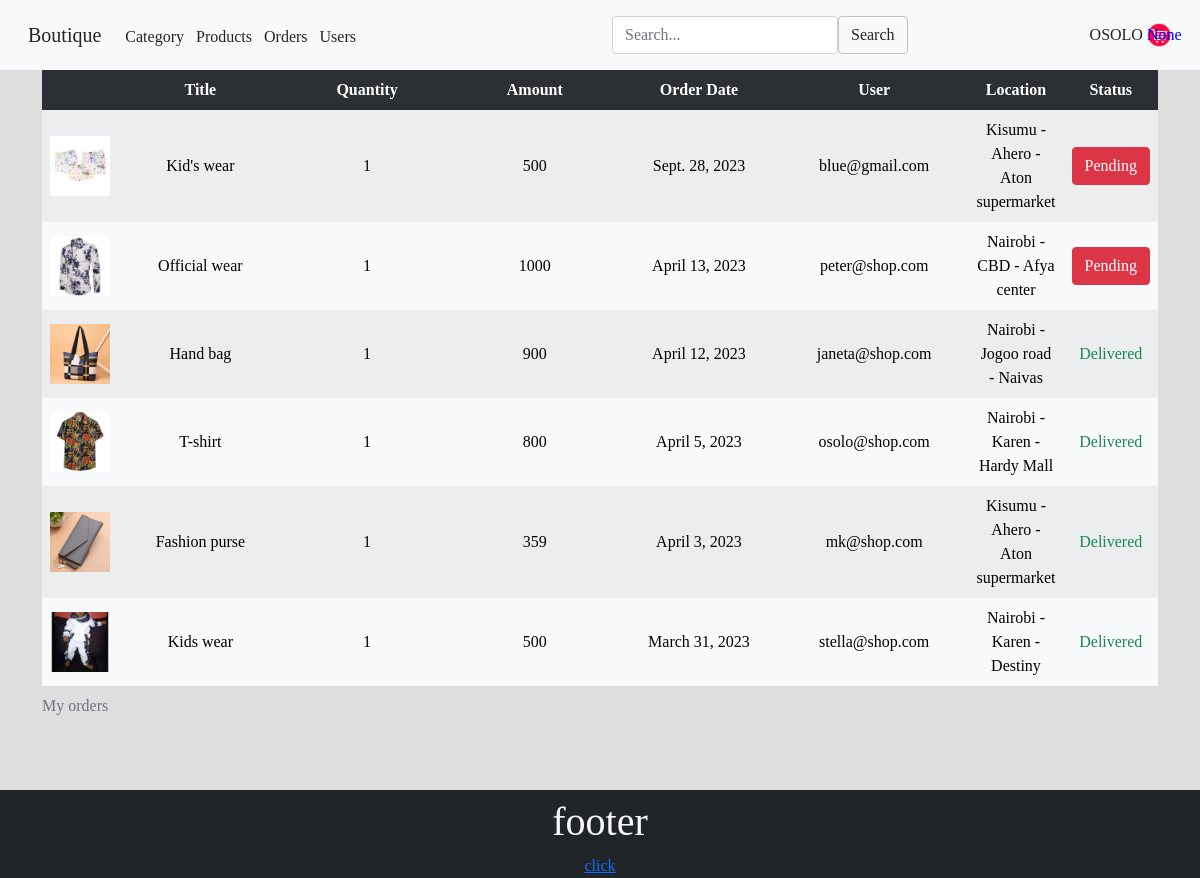
The app's page /orders (signed in) with its own data.
### boutique/models.py (models this page shows, shortened)
class Order(models.Model):
    user=models.CharField(max_length=100)
    location=models.ForeignKey(Locations,on_delete=models.CASCADE, null=True)
    item=models.ForeignKey(Item, on_delete=models.CASCADE , null=True)
    qty=models.IntegerField(default=1)
    price=models.IntegerField(null=True)
    date=models.DateTimeField(default=timezone.now)
    status=models.CharField(max_length=10, choices=TRUE_FALSE, default='False')

class Item(models.Model):
    title = models.CharField(max_length=100, unique=True)
    description = models.TextField(max_length=2000)
    img=models.ImageField(upload_to='uploads/')
    price=models.IntegerField(default=0)
    category=models.ManyToManyField(Category)
    trending=models.CharField(max_length=5, choices=TRUE_FALSE, null=True)
    available=models.IntegerField()
    offer=models.CharField(max_length=5, choices=TRUE_FALSE, default='False')
    outofstalk=models.CharField(max_length=5, choices=TRUE_FALSE,default="False")
    agegroup=models.CharField(max_length=200, choices=PREFERENCE, null=True, blank=True)
    size = models.TextField(max_length=10, choices=SIZE_CHOISE, null=True, blank=True)

class Locations(models.Model):
    id=models.AutoField(primary_key=True)
    city = models.CharField(max_length=100)
    area=models.CharField(max_length=100)
    shop=models.CharField(max_length=100)
    def __str__(self):
        return f"{self.city} - {self.area} - {self.shop}"
    class Meta:
        ordering=['city','area','shop']

### boutique/views.py (the view)
# urls.py: path('orders', views.orders, name='orders'),
def orders(request):
    if request.user.is_authenticated:
        name=request.user.username
        if request.user.is_superuser:
            data=Order.objects.all()
        else:
            data=Order.objects.filter(user=name)
        page_n=request.GET.get('page',1)
        p=Paginator(data,15)
        try:
            page=p.page(page_n)
        except EmptyPage:
            page=p.page(1)
        context={
            "order":page,
            "page":page_n,
            "orderby":order
        }
        return render(request, 'myorders.html',context)
    else:
        messages.info(request, 'Login to view your order')
        return redirect('/login?next=/orders')

### boutique/cart.py (called while the page is built)
def get_client_ip(request):
    x_forwarded_for = request.META.get('HTTP_X_FORWARDED_FOR')
    if x_forwarded_for:
        ip = x_forwarded_for.split(',')[0]
    else:
        ip = request.META.get('REMOTE_ADDR')
    return ip

def cart(request):
    ip=get_client_ip(request)
    if CartIp.objects.filter(ip=ip).exists():
        cartip=CartIp.objects.get(ip=ip).id
        cart=Cart.objects.filter(ip=cartip, checked="False").aggregate(Sum('qty'))['qty__sum']
        return {'atom':cart}
    else:
        cart=0
        return {'atom':cart}

### templates/myorders.html (shortened to what this page needs)
{% extends 'base.html' %}
{% load static %}
{% block items%}
<div class="container height-shop">
  <div class="table-responsive">
    <table class="table table-striped table-hover table-borderless table-dark align-middle">
        <thead class="table-light">
            <caption>My orders</caption>
            <tr>
                <th></th>
                <th>Title </th>
                <th>Quantity</th>
                <th>Amount</th>
                <th>Order Date</th>
                {%if user.is_superuser%}
                    <th>User</th>
                    <th>Location</th>
                    {%endif%}
                <th>Status</th>
            </tr>
            </thead>
            <tbody class="table-group-divider">
                {%for orders in order reversed%}
                <tr class="table-light" >
                    <td><img src="/media/{{orders.item.img}} " width="60px" height="60px" alt="{{orders.item.title}} "></td>
                    <td>{{orders.item.title}}</td>
                    <td>{{orders.qty}}</td>
                    <td>{{orders.price}}</td>
                    <td>{{orders.date.date}}</td>
                    {%if user.is_superuser%}
                    <td>{{orders.user}}</td>
                    <td>{{orders.location}}</td>
                    <td>{%if orders.status == 'True' %} <span class="text-success">Delivered</span>{%else%} <span class="text-success" id="{{orders.id}}"><a href="#{{orders.id}}" class="btn btn-danger text-decoration-none" onclick="delivered('{{orders.id}}')" >Pending</a> </span> {%endif%}</td>
                    {%else%}
                    <td>{%if orders.status == 'True' %} <span class="text-success">Delivered</span>{%else%} <span class="text-danger">Pending</span> {%endif%}</td>
                    {%endif%}
                </tr>
                {%endfor%}
            </tbody>
    </table>
  </div>
  <div class="container pt-5 row mx-auto">
</div>
</div>
{%endblock%}

### templates/base.html (shortened to what this page needs)
{% load static %}
<!DOCTYPE html>
<html lang="en">
<head>
    <link rel="stylesheet" href="{% static 'style.css'%}">
    <link rel="stylesheet" href="{% static 'bootstrap/dist/css/bootstrap.min.css' %}">
</head>
<body onload="lod()">
    <div class="container-fluid mx-auto">
        <div class="navbar bg-light row p-3">
            <div class="col-md-6 col-sm-12 ">
                <a class="navbar-brand text-dark sm-me-auto" href="/">Boutique</a>
                <a class="nav-item text-decoration-none text-dark m-1 sm-m-auto" href="/#category">Category</a>
                <a class="nav-item text-decoration-none text-dark m-1 sm-m-auto" href="#">Products</a>
                <a class="nav-item text-decoration-none text-dark m-1 sm-m-auto" href="/orders">Orders</a>
                {%if perms.auth.change_user %}
                <a class="nav-item text-decoration-none text-dark m-1 sm-m-auto" href="/users">Users</a>
                {%endif%}
            </div>
            <div class="col-md-6 col-sm-12 ">
                <span class="nav-item d-flex ">
                    <form action="/search" method="get" class="d-flex" id="search">
                        <input type="text" name="q" id="q" class="form-control" placeholder="Search...">
                        <input type="submit" value="Search" class="btn">
                    </form>
                    <div class="dropdown open ms-auto">
                        <button class="btn btn-shop dropdown-toggle" type="button" id="triggerId"
                            data-bs-toggle="dropdown" aria-haspopup="true" aria-expanded="false">
                            {% if user.is_authenticated %}{{user.first_name}} {%else%} ME{%endif%}<span
                                class="cart text-center" id="ck">{{atom}}</span></button>
                    </div>
                </span>
            </div>
        </div>
    </div>
    {% block items%}
    {% endblock%}
    <div class="container-fluid row mx-auto footer bg-dark text-light pt-2">
        <h1>footer</h1>
        <a href="#" onclick="cart()">click</a>
    </div>
</body>
</html>

### static/style.css (style rules this page uses)
input[type='submit'], .btn-shop { border: 1px solid silver; }
.footer { text-align: center; }
.height-shop { min-height: 70vh ; }
body { font-size: 1.3em; }
.cart { width: 25px; height: 25px; text-align: center; position:absolute; background-image: url('/media/k.jpg'); background-size: contain; color: blue; font-weight: 500; behavior: url(PIE.htc); }
.bg-light { background-color : rgb(26, 151, 155) !important ; }

### templates/base.html (style rules this page uses)
body { background-color: rgba(192, 192, 192, 0.521); font-family: Georgia, 'Times New Roman', Times, serif; }

### templates/myorders.html (style rules this page uses)
td:nth-child(1), tr:nth-child(1) { width:60px; }
td,tr { text-align: center; width:20%; }

### records on screen
Order: item.img (picture), item "Kid's wear", qty "1", price "500", date "Sept. 28, 2023", user "blue@gmail.com", location "Kisumu - Ahero - Aton supermarket"
Order: item.img (picture), item "Official wear", qty "1", price "1000", date "April 13, 2023", user "peter@shop.com", location "Nairobi - CBD - Afya center"
Order: item.img (picture), item "Hand bag", qty "1", price "900", date "April 12, 2023", user "janeta@shop.com", location "Nairobi - Jogoo road - Naivas", status "Delivered"
Order: item.img (picture), item "T-shirt", qty "1", price "800", date "April 5, 2023", user "osolo@shop.com", location "Nairobi - Karen - Hardy Mall", status "Delivered"
Order: item.img (picture), item "Fashion purse", qty "1", price "359", date "April 3, 2023", user "mk@shop.com", location "Kisumu - Ahero - Aton supermarket", status "Delivered"
Order: item.img (picture), item "Kids wear", qty "1", price "500", date "March 31, 2023", user "stella@shop.com", location "Nairobi - Karen - Destiny", status "Delivered"

### other values on screen
{{ user.first_name }} "OSOLO"
{{ atom }} "None"
